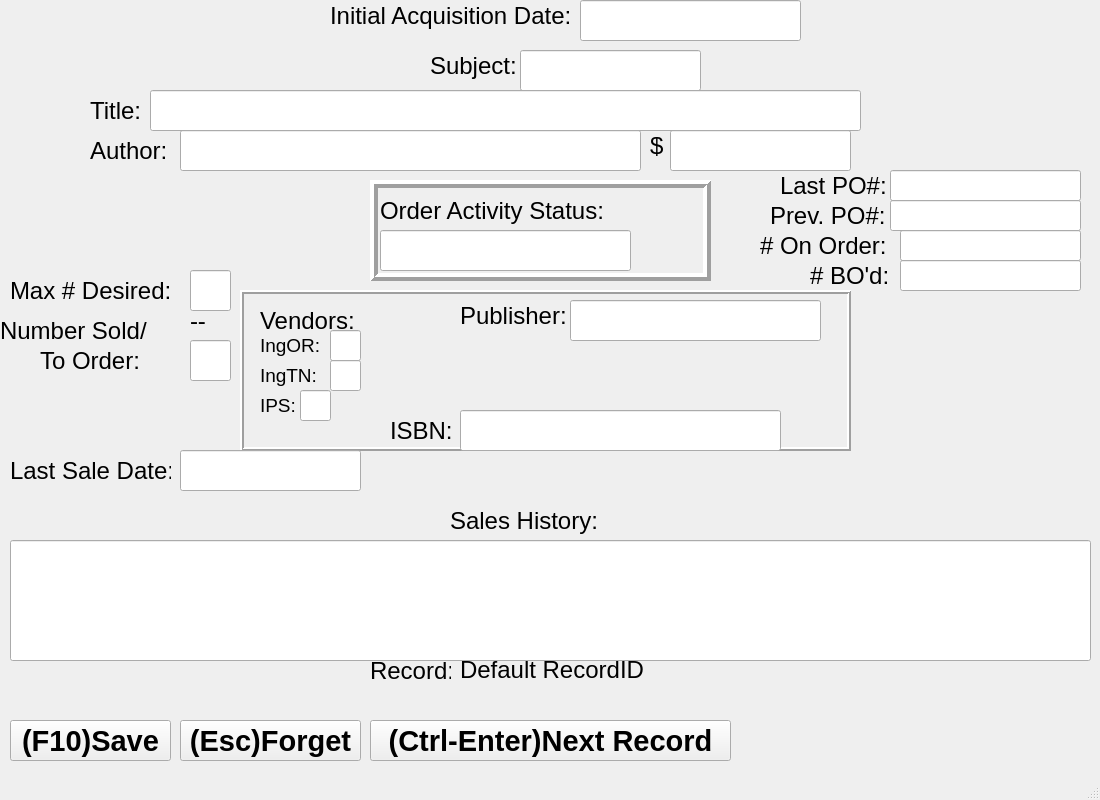
<?xml version="1.0" encoding="UTF-8"?>
<ui version="4.0">
 <class>MainWindow</class>
 <widget class="QMainWindow" name="MainWindow">
  <property name="geometry">
   <rect>
    <x>0</x>
    <y>0</y>
    <width>1100</width>
    <height>800</height>
   </rect>
  </property>
  <property name="sizePolicy">
   <sizepolicy hsizetype="Fixed" vsizetype="Fixed">
    <horstretch>0</horstretch>
    <verstretch>0</verstretch>
   </sizepolicy>
  </property>
  <property name="windowTitle">
   <string>MainWindow</string>
  </property>
  <widget class="QWidget" name="centralwidget">
   <widget class="QPushButton" name="NextRecordButton">
    <property name="geometry">
     <rect>
      <x>370</x>
      <y>720</y>
      <width>361</width>
      <height>41</height>
     </rect>
    </property>
    <property name="font">
     <font>
      <pointsize>22</pointsize>
      <weight>75</weight>
      <bold>true</bold>
     </font>
    </property>
    <property name="text">
     <string>(Ctrl-Enter)Next Record</string>
    </property>
   </widget>
   <widget class="QPushButton" name="SaveButton">
    <property name="geometry">
     <rect>
      <x>10</x>
      <y>720</y>
      <width>161</width>
      <height>41</height>
     </rect>
    </property>
    <property name="font">
     <font>
      <pointsize>22</pointsize>
      <weight>75</weight>
      <bold>true</bold>
     </font>
    </property>
    <property name="text">
     <string>(F10)Save</string>
    </property>
   </widget>
   <widget class="QPushButton" name="ForgetButton">
    <property name="geometry">
     <rect>
      <x>180</x>
      <y>720</y>
      <width>181</width>
      <height>41</height>
     </rect>
    </property>
    <property name="font">
     <font>
      <pointsize>22</pointsize>
      <weight>75</weight>
      <bold>true</bold>
     </font>
    </property>
    <property name="text">
     <string>(Esc)Forget</string>
    </property>
   </widget>
   <widget class="QLabel" name="NumOnOrderLabel">
    <property name="geometry">
     <rect>
      <x>760</x>
      <y>230</y>
      <width>141</width>
      <height>31</height>
     </rect>
    </property>
    <property name="font">
     <font>
      <pointsize>18</pointsize>
     </font>
    </property>
    <property name="text">
     <string># On Order:</string>
    </property>
   </widget>
   <widget class="QLabel" name="titleLabel">
    <property name="geometry">
     <rect>
      <x>90</x>
      <y>90</y>
      <width>71</width>
      <height>41</height>
     </rect>
    </property>
    <property name="font">
     <font>
      <pointsize>18</pointsize>
     </font>
    </property>
    <property name="text">
     <string>Title:</string>
    </property>
   </widget>
   <widget class="QLabel" name="maxDesiredLabel">
    <property name="geometry">
     <rect>
      <x>10</x>
      <y>270</y>
      <width>171</width>
      <height>41</height>
     </rect>
    </property>
    <property name="font">
     <font>
      <pointsize>18</pointsize>
     </font>
    </property>
    <property name="text">
     <string>Max # Desired:</string>
    </property>
   </widget>
   <widget class="QLabel" name="PrevPOLabel_2">
    <property name="geometry">
     <rect>
      <x>770</x>
      <y>200</y>
      <width>121</width>
      <height>31</height>
     </rect>
    </property>
    <property name="font">
     <font>
      <pointsize>18</pointsize>
     </font>
    </property>
    <property name="text">
     <string>Prev. PO#:</string>
    </property>
   </widget>
   <widget class="QLabel" name="priceLabel">
    <property name="geometry">
     <rect>
      <x>650</x>
      <y>130</y>
      <width>21</width>
      <height>31</height>
     </rect>
    </property>
    <property name="font">
     <font>
      <pointsize>18</pointsize>
     </font>
    </property>
    <property name="text">
     <string>$</string>
    </property>
   </widget>
   <widget class="QLabel" name="NumBackorderLabel">
    <property name="geometry">
     <rect>
      <x>810</x>
      <y>260</y>
      <width>91</width>
      <height>31</height>
     </rect>
    </property>
    <property name="font">
     <font>
      <pointsize>18</pointsize>
     </font>
    </property>
    <property name="text">
     <string># BO'd:</string>
    </property>
   </widget>
   <widget class="QLabel" name="SubjectLabel">
    <property name="geometry">
     <rect>
      <x>430</x>
      <y>50</y>
      <width>101</width>
      <height>31</height>
     </rect>
    </property>
    <property name="font">
     <font>
      <pointsize>18</pointsize>
     </font>
    </property>
    <property name="text">
     <string>Subject:</string>
    </property>
   </widget>
   <widget class="QLabel" name="historyLabel">
    <property name="geometry">
     <rect>
      <x>450</x>
      <y>500</y>
      <width>151</width>
      <height>41</height>
     </rect>
    </property>
    <property name="font">
     <font>
      <pointsize>18</pointsize>
     </font>
    </property>
    <property name="text">
     <string>Sales History:</string>
    </property>
   </widget>
   <widget class="QFrame" name="CenterFrame">
    <property name="geometry">
     <rect>
      <x>240</x>
      <y>290</y>
      <width>611</width>
      <height>161</height>
     </rect>
    </property>
    <property name="frameShape">
     <enum>QFrame::Box</enum>
    </property>
    <property name="frameShadow">
     <enum>QFrame::Raised</enum>
    </property>
    <property name="lineWidth">
     <number>2</number>
    </property>
    <widget class="QLabel" name="ISBNLabel">
     <property name="geometry">
      <rect>
       <x>150</x>
       <y>120</y>
       <width>61</width>
       <height>41</height>
      </rect>
     </property>
     <property name="font">
      <font>
       <pointsize>18</pointsize>
      </font>
     </property>
     <property name="text">
      <string>ISBN:</string>
     </property>
    </widget>
    <widget class="QLabel" name="VendorLabel">
     <property name="geometry">
      <rect>
       <x>20</x>
       <y>20</y>
       <width>151</width>
       <height>21</height>
      </rect>
     </property>
     <property name="font">
      <font>
       <pointsize>18</pointsize>
      </font>
     </property>
     <property name="text">
      <string>Vendors:</string>
     </property>
    </widget>
    <widget class="QLabel" name="PublisherLabel">
     <property name="geometry">
      <rect>
       <x>220</x>
       <y>10</y>
       <width>111</width>
       <height>31</height>
      </rect>
     </property>
     <property name="font">
      <font>
       <pointsize>18</pointsize>
      </font>
     </property>
     <property name="text">
      <string>Publisher:</string>
     </property>
    </widget>
    <widget class="QLabel" name="ORLabel">
     <property name="geometry">
      <rect>
       <x>20</x>
       <y>40</y>
       <width>61</width>
       <height>31</height>
      </rect>
     </property>
     <property name="font">
      <font>
       <pointsize>14</pointsize>
      </font>
     </property>
     <property name="text">
      <string>IngOR:</string>
     </property>
    </widget>
    <widget class="QLabel" name="TNLabel">
     <property name="geometry">
      <rect>
       <x>20</x>
       <y>70</y>
       <width>71</width>
       <height>31</height>
      </rect>
     </property>
     <property name="font">
      <font>
       <pointsize>14</pointsize>
      </font>
     </property>
     <property name="text">
      <string>IngTN:</string>
     </property>
    </widget>
    <widget class="QLabel" name="IPSLabel">
     <property name="geometry">
      <rect>
       <x>20</x>
       <y>100</y>
       <width>41</width>
       <height>31</height>
      </rect>
     </property>
     <property name="font">
      <font>
       <pointsize>14</pointsize>
      </font>
     </property>
     <property name="text">
      <string>IPS:</string>
     </property>
    </widget>
    <widget class="QLineEdit" name="ISBNValue">
     <property name="geometry">
      <rect>
       <x>220</x>
       <y>120</y>
       <width>321</width>
       <height>41</height>
      </rect>
     </property>
     <property name="font">
      <font>
       <pointsize>18</pointsize>
      </font>
     </property>
    </widget>
    <widget class="QLineEdit" name="IngoOValue">
     <property name="geometry">
      <rect>
       <x>90</x>
       <y>40</y>
       <width>31</width>
       <height>31</height>
      </rect>
     </property>
     <property name="font">
      <font>
       <pointsize>18</pointsize>
      </font>
     </property>
    </widget>
    <widget class="QLineEdit" name="IngTValue">
     <property name="geometry">
      <rect>
       <x>90</x>
       <y>70</y>
       <width>31</width>
       <height>31</height>
      </rect>
     </property>
     <property name="font">
      <font>
       <pointsize>18</pointsize>
      </font>
     </property>
    </widget>
    <widget class="QLineEdit" name="IPSValue">
     <property name="geometry">
      <rect>
       <x>60</x>
       <y>100</y>
       <width>31</width>
       <height>31</height>
      </rect>
     </property>
     <property name="font">
      <font>
       <pointsize>18</pointsize>
      </font>
     </property>
    </widget>
   </widget>
   <widget class="QLabel" name="toOrderLable">
    <property name="geometry">
     <rect>
      <x>40</x>
      <y>340</y>
      <width>111</width>
      <height>41</height>
     </rect>
    </property>
    <property name="font">
     <font>
      <pointsize>18</pointsize>
     </font>
    </property>
    <property name="text">
     <string>To Order:</string>
    </property>
   </widget>
   <widget class="QLabel" name="recordLabel">
    <property name="geometry">
     <rect>
      <x>370</x>
      <y>650</y>
      <width>81</width>
      <height>41</height>
     </rect>
    </property>
    <property name="font">
     <font>
      <pointsize>18</pointsize>
     </font>
    </property>
    <property name="text">
     <string>Record:</string>
    </property>
   </widget>
   <widget class="QLabel" name="POLabel">
    <property name="geometry">
     <rect>
      <x>780</x>
      <y>170</y>
      <width>111</width>
      <height>31</height>
     </rect>
    </property>
    <property name="font">
     <font>
      <pointsize>18</pointsize>
     </font>
    </property>
    <property name="text">
     <string>Last PO#:</string>
    </property>
   </widget>
   <widget class="QLabel" name="numberSoldValue">
    <property name="geometry">
     <rect>
      <x>190</x>
      <y>300</y>
      <width>21</width>
      <height>41</height>
     </rect>
    </property>
    <property name="font">
     <font>
      <pointsize>18</pointsize>
     </font>
    </property>
    <property name="text">
     <string>--</string>
    </property>
   </widget>
   <widget class="QLabel" name="lastSaleLabel">
    <property name="geometry">
     <rect>
      <x>10</x>
      <y>450</y>
      <width>161</width>
      <height>41</height>
     </rect>
    </property>
    <property name="font">
     <font>
      <pointsize>18</pointsize>
     </font>
    </property>
    <property name="text">
     <string>Last Sale Date:</string>
    </property>
   </widget>
   <widget class="QLabel" name="InitialAqusitionLabel">
    <property name="geometry">
     <rect>
      <x>330</x>
      <y>0</y>
      <width>251</width>
      <height>31</height>
     </rect>
    </property>
    <property name="font">
     <font>
      <pointsize>18</pointsize>
     </font>
    </property>
    <property name="text">
     <string>Initial Acquisition Date:</string>
    </property>
   </widget>
   <widget class="QLabel" name="authorLabel">
    <property name="geometry">
     <rect>
      <x>90</x>
      <y>130</y>
      <width>81</width>
      <height>41</height>
     </rect>
    </property>
    <property name="font">
     <font>
      <pointsize>18</pointsize>
     </font>
    </property>
    <property name="text">
     <string>Author:</string>
    </property>
   </widget>
   <widget class="QLabel" name="numberSoldLabel">
    <property name="geometry">
     <rect>
      <x>0</x>
      <y>310</y>
      <width>171</width>
      <height>41</height>
     </rect>
    </property>
    <property name="font">
     <font>
      <pointsize>18</pointsize>
     </font>
    </property>
    <property name="text">
     <string>Number Sold/</string>
    </property>
   </widget>
   <widget class="QLabel" name="recordIDValue">
    <property name="geometry">
     <rect>
      <x>460</x>
      <y>650</y>
      <width>451</width>
      <height>41</height>
     </rect>
    </property>
    <property name="font">
     <font>
      <pointsize>18</pointsize>
     </font>
    </property>
    <property name="text">
     <string>Default RecordID</string>
    </property>
    <property name="textInteractionFlags">
     <set>Qt::LinksAccessibleByMouse|Qt::TextSelectableByMouse</set>
    </property>
   </widget>
   <widget class="QFrame" name="OrderFrame">
    <property name="geometry">
     <rect>
      <x>370</x>
      <y>180</y>
      <width>341</width>
      <height>101</height>
     </rect>
    </property>
    <property name="frameShape">
     <enum>QFrame::Box</enum>
    </property>
    <property name="frameShadow">
     <enum>QFrame::Raised</enum>
    </property>
    <property name="lineWidth">
     <number>4</number>
    </property>
    <widget class="QLabel" name="orderStatusLabel">
     <property name="geometry">
      <rect>
       <x>10</x>
       <y>10</y>
       <width>231</width>
       <height>41</height>
      </rect>
     </property>
     <property name="font">
      <font>
       <pointsize>18</pointsize>
      </font>
     </property>
     <property name="text">
      <string>Order Activity Status:</string>
     </property>
    </widget>
   </widget>
   <widget class="QLineEdit" name="titleValue">
    <property name="geometry">
     <rect>
      <x>150</x>
      <y>90</y>
      <width>711</width>
      <height>41</height>
     </rect>
    </property>
    <property name="font">
     <font>
      <pointsize>18</pointsize>
     </font>
    </property>
   </widget>
   <widget class="QLineEdit" name="authorValue">
    <property name="geometry">
     <rect>
      <x>180</x>
      <y>130</y>
      <width>461</width>
      <height>41</height>
     </rect>
    </property>
    <property name="font">
     <font>
      <pointsize>18</pointsize>
     </font>
    </property>
   </widget>
   <widget class="QLineEdit" name="maxDesiredValue">
    <property name="geometry">
     <rect>
      <x>190</x>
      <y>270</y>
      <width>41</width>
      <height>41</height>
     </rect>
    </property>
    <property name="font">
     <font>
      <pointsize>18</pointsize>
     </font>
    </property>
   </widget>
   <widget class="QLineEdit" name="toOrderValue">
    <property name="geometry">
     <rect>
      <x>190</x>
      <y>340</y>
      <width>41</width>
      <height>41</height>
     </rect>
    </property>
    <property name="font">
     <font>
      <pointsize>18</pointsize>
     </font>
    </property>
   </widget>
   <widget class="QLineEdit" name="lastSaleValue">
    <property name="geometry">
     <rect>
      <x>180</x>
      <y>450</y>
      <width>181</width>
      <height>41</height>
     </rect>
    </property>
    <property name="font">
     <font>
      <pointsize>18</pointsize>
     </font>
    </property>
   </widget>
   <widget class="QLineEdit" name="SubjectValue">
    <property name="geometry">
     <rect>
      <x>520</x>
      <y>50</y>
      <width>181</width>
      <height>41</height>
     </rect>
    </property>
    <property name="font">
     <font>
      <pointsize>18</pointsize>
     </font>
    </property>
   </widget>
   <widget class="QLineEdit" name="AcqDateValue">
    <property name="geometry">
     <rect>
      <x>580</x>
      <y>0</y>
      <width>221</width>
      <height>41</height>
     </rect>
    </property>
    <property name="font">
     <font>
      <pointsize>18</pointsize>
     </font>
    </property>
   </widget>
   <widget class="QLineEdit" name="PriceValue">
    <property name="geometry">
     <rect>
      <x>670</x>
      <y>130</y>
      <width>181</width>
      <height>41</height>
     </rect>
    </property>
    <property name="font">
     <font>
      <pointsize>18</pointsize>
     </font>
    </property>
   </widget>
   <widget class="QLineEdit" name="OrderStatusValue">
    <property name="geometry">
     <rect>
      <x>380</x>
      <y>230</y>
      <width>251</width>
      <height>41</height>
     </rect>
    </property>
    <property name="font">
     <font>
      <pointsize>18</pointsize>
     </font>
    </property>
   </widget>
   <widget class="QLineEdit" name="PublisherValue">
    <property name="geometry">
     <rect>
      <x>570</x>
      <y>300</y>
      <width>251</width>
      <height>41</height>
     </rect>
    </property>
    <property name="font">
     <font>
      <pointsize>18</pointsize>
     </font>
    </property>
   </widget>
   <widget class="QLineEdit" name="POValue">
    <property name="geometry">
     <rect>
      <x>890</x>
      <y>170</y>
      <width>191</width>
      <height>31</height>
     </rect>
    </property>
    <property name="font">
     <font>
      <pointsize>18</pointsize>
     </font>
    </property>
   </widget>
   <widget class="QLineEdit" name="PrevPOValue">
    <property name="geometry">
     <rect>
      <x>890</x>
      <y>200</y>
      <width>191</width>
      <height>31</height>
     </rect>
    </property>
    <property name="font">
     <font>
      <pointsize>18</pointsize>
     </font>
    </property>
   </widget>
   <widget class="QLineEdit" name="OnOrderValue">
    <property name="geometry">
     <rect>
      <x>900</x>
      <y>230</y>
      <width>181</width>
      <height>31</height>
     </rect>
    </property>
    <property name="font">
     <font>
      <pointsize>18</pointsize>
     </font>
    </property>
   </widget>
   <widget class="QLineEdit" name="BOValue">
    <property name="geometry">
     <rect>
      <x>900</x>
      <y>260</y>
      <width>181</width>
      <height>31</height>
     </rect>
    </property>
    <property name="font">
     <font>
      <pointsize>18</pointsize>
     </font>
    </property>
   </widget>
   <widget class="QLineEdit" name="historyValue">
    <property name="geometry">
     <rect>
      <x>10</x>
      <y>540</y>
      <width>1081</width>
      <height>121</height>
     </rect>
    </property>
    <property name="font">
     <font>
      <pointsize>18</pointsize>
     </font>
    </property>
   </widget>
  </widget>
  <widget class="QMenuBar" name="menubar">
   <property name="geometry">
    <rect>
     <x>0</x>
     <y>0</y>
     <width>1100</width>
     <height>21</height>
    </rect>
   </property>
  </widget>
  <widget class="QStatusBar" name="statusbar"/>
 </widget>
 <resources/>
 <connections/>
</ui>
